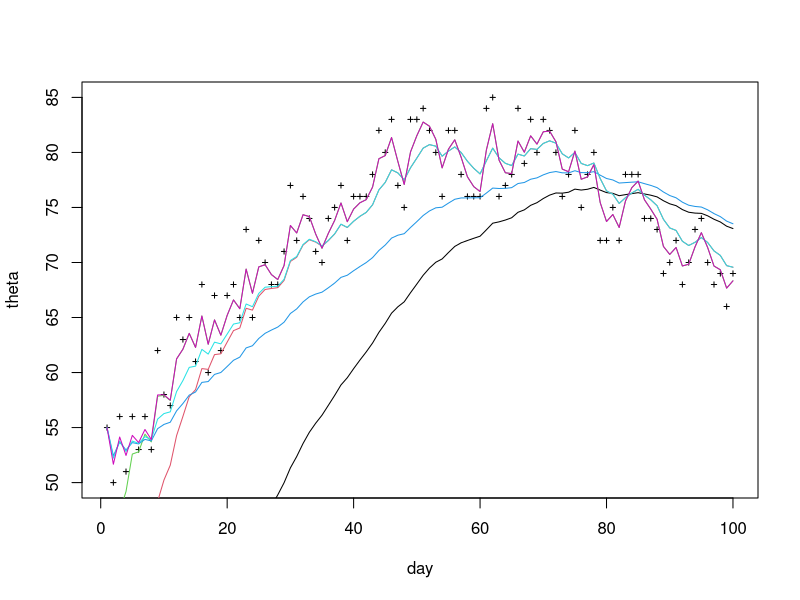

Generate this figure with R:
a = -30/3479
b = -120*a
c = 3600*a + 80

day = c(1:100)
theta = a*day^2 + b*day + c + runif(length(day), -5, 5)
theta = round(theta,0)
plot(day,theta,cex = .5, pch = 3)

beta1 = 0.95
beta2 = 0.8
beta3 = 0.5

exp_weight_avg = function(beta, theta){
  v = rep(0, length(theta))
  
for (i in 1:length(theta)){
  if (i == 1) {
    v[i] = (1-beta)*theta[i] 
    }
  else {
    v[i] = beta * v[i-1] + (1-beta)*theta[i]
    }
}
  return(v)
}

v1 =exp_weight_avg(beta = beta1, theta)
v2 =exp_weight_avg(beta = beta2, theta)
v3 =exp_weight_avg(beta = beta3, theta)

lines(day, v1, col = 1)
lines(day, v2, col = 2)
lines(day, v3, col = 3)

exp_weight_avg_correct = function(beta, theta){
  v = rep(0, length(theta))
  
  for (i in 1:length(theta)){
    if (i == 1) {
      v[i] = (1-beta)*theta[i] 
    }
    else {
      v[i] = beta * v[i-1] + (1-beta)*theta[i]
    }
  }
  v = v/(1-beta^c(1:length(v)))
  return(v)
}

v1_correct =exp_weight_avg_correct(beta = beta1, theta)
v2_correct =exp_weight_avg_correct(beta = beta2, theta)
v3_correct =exp_weight_avg_correct(beta = beta3, theta)

lines(day, v1_correct, col = 4)
lines(day, v2_correct, col = 5)
lines(day, v3_correct, col = 6)
